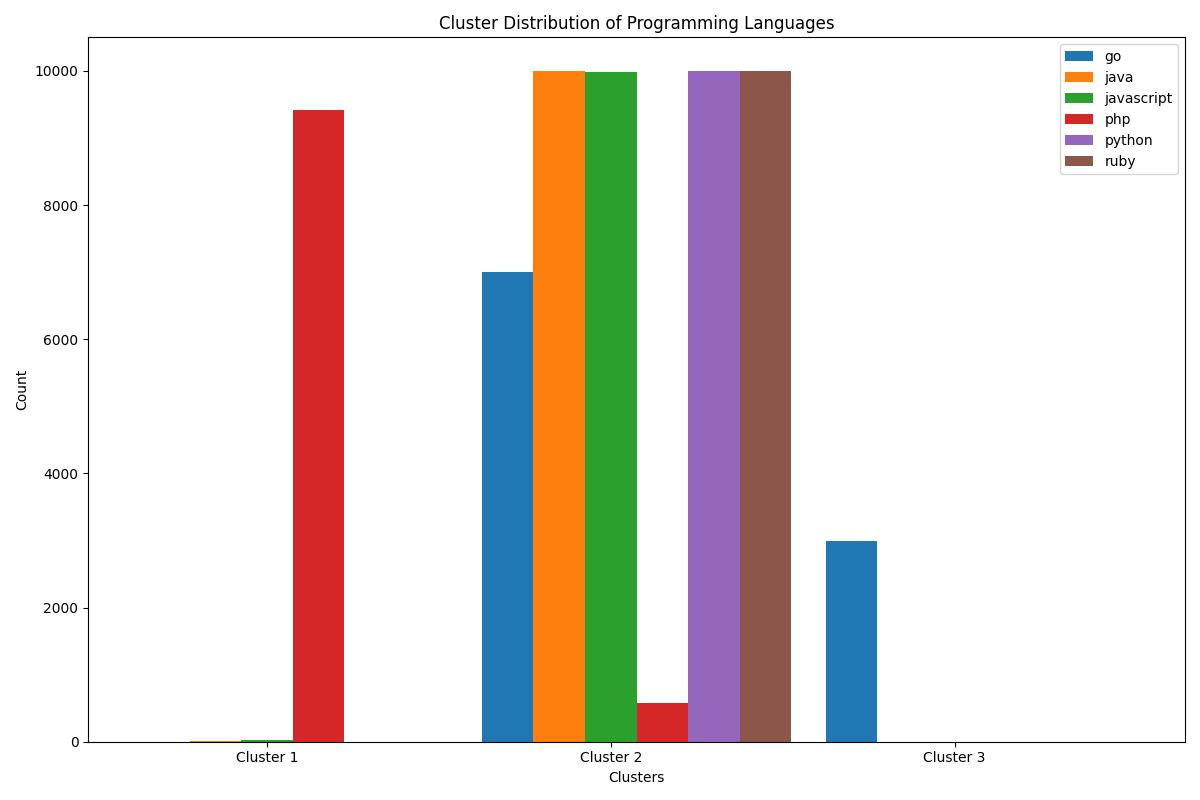

Source code (Python):
import os
from sklearn.metrics import pairwise_distances_argmin_min,pairwise_distances
from scipy.spatial.distance import pdist


def read_lines(file_path):
    with open(file_path, 'r') as f:
        lines = f.readlines()
    selected_lines = lines[:10000]
    return selected_lines

# Root directory where the datasets are located
root_dir = '../../datasets'  # Change this to your actual datasets folder path

examples_list = []
def index_to_lang(idx):
    if idx <10000:
        return "go"
    if idx < 20000:
        return "java"
    if idx < 30000:
        return "javascript"
    if idx < 40000:
        return "php"
    if idx <50000:
        return "python"
    if idx < 60000:
        return "ruby"
    return "error"
# Recursively iterate through all files in the datasets folder
for subdir, dirs, files in sorted(os.walk(root_dir)):
    for file in files:
        if file == 'train.jsonl':
            file_path = os.path.join(subdir, file)
            random_lines = read_lines(file_path)
            examples_list.extend(random_lines)

# Ensure we have exactly 60,000 examples
examples_list = examples_list[:60000]

print(f"Total examples collected: {len(examples_list)}")


import numpy as np
from sklearn.cluster import KMeans
from sklearn.metrics import pairwise_distances_argmin_min

# Load the embeddings
embeddings = np.load('embeddings_large.npy')

# Perform k-means clustering with 3 clusters
kmeans = KMeans(n_clusters=3, random_state=0)
kmeans.fit(embeddings)

# Get cluster centroids
centroids = kmeans.cluster_centers_

# Print centroids
print("Cluster Centroids:")
for i, centroid in enumerate(centroids):
    print(f"Centroid {i+1}: {centroid}")
# cluster_labels = kmeans.labels_

# for cluster_id in range(3):
#   # Get indices of all data points belonging to the current cluster
#   cluster_indices = np.where(cluster_labels == cluster_id)[0]

#   # Shuffle the indices to pick random examples
#   np.random.shuffle(cluster_indices)

#   # Print 5 random examples for the current cluster
#   print(f"\nCluster {cluster_id+1} Examples:")
#   for i in range(5):
#     example_index = cluster_indices[i]
#     print(examples_list[example_index])

# Get cluster labels for each example
cluster_labels = kmeans.labels_

# Dictionary to store counts of each language in each cluster
language_cluster_counts = {
    "go": [0, 0, 0],
    "java": [0, 0, 0],
    "javascript": [0, 0, 0],
    "php": [0, 0, 0],
    "python": [0, 0, 0],
    "ruby": [0, 0, 0]
}

# Determine cluster labels for each example and count occurrences
for idx, line in enumerate(examples_list):
    lang = index_to_lang(idx)
    cluster_id = cluster_labels[idx]
    language_cluster_counts[lang][cluster_id] += 1


# Plotting the bar chart
import matplotlib.pyplot as plt

clusters = ['Cluster 1', 'Cluster 2', 'Cluster 3']
bar_width = 0.15
index = np.arange(len(clusters))

fig, ax = plt.subplots(figsize=(12, 8))

for i, (lang, counts) in enumerate(language_cluster_counts.items()):
    ax.bar(index + i * bar_width, counts, bar_width, label=lang)

ax.set_xlabel('Clusters')
ax.set_ylabel('Count')
ax.set_title('Cluster Distribution of Programming Languages')
ax.set_xticks(index + bar_width * 2)
ax.set_xticklabels(clusters)
ax.legend()

plt.tight_layout()
plt.savefig('cluster_3_codesage_large.jpg')
plt.show()